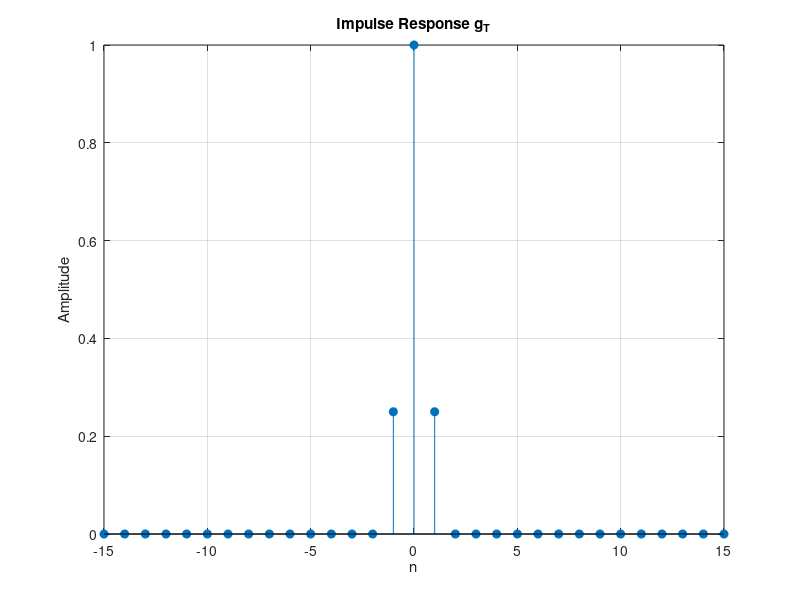
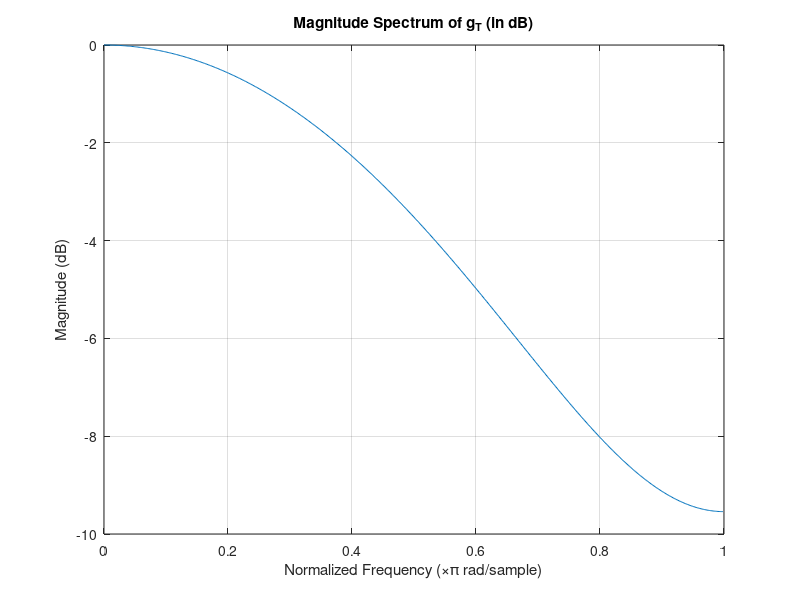
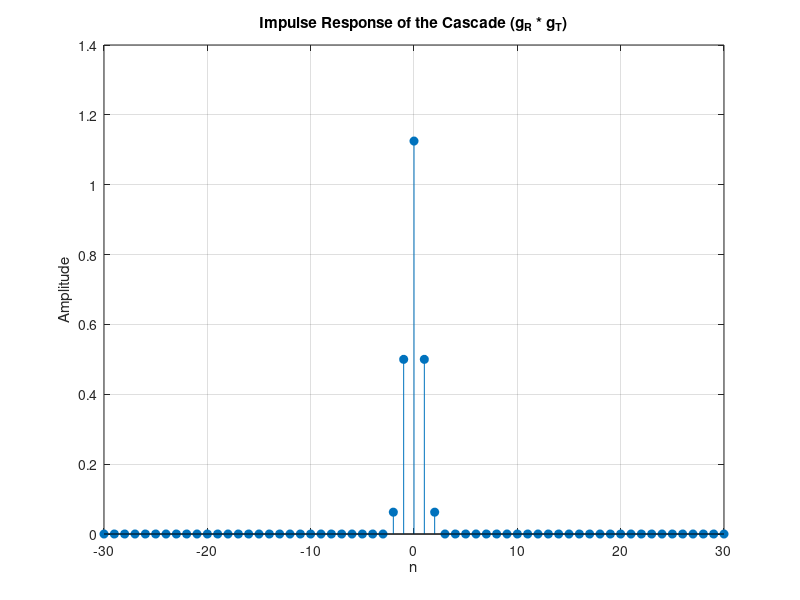

The MATLAB script that drew these images, in order:
 N = 31; % Number of samples
 T = 1; % Symbol duration
 alpha = 1/4; % Roll-off factor
 n = -(N-1)/2:(N-1)/2;
 g_T = zeros(1, length(n));
 g_T(n==0) = 1;
 g_T(n==1) = 0.25;
 g_T(n==-1) = 0.25;
 g_T = real(g_T);
 [G_T, W] = freqz(g_T, 1);
 magG_T_in_dB = 20 * log10(abs(G_T) / max(abs(G_T)));
 g_R = g_T;
 imp_resp_of_cascade = conv(g_R, g_T);
 figure;
 stem(n, g_T, 'filled');
 title('Impulse Response g_T');
 xlabel('n');
 ylabel('Amplitude');
 grid on;
 figure;
 plot(W/pi, magG_T_in_dB);
 title('Magnitude Spectrum of g_T (in dB)');
 xlabel('Normalized Frequency (\times\pi rad/sample)');
 ylabel('Magnitude (dB)');
 grid on;
 n_cascade = -(N-1):(N-1); % The correct range for the convolved output
 figure;
 stem(n_cascade, imp_resp_of_cascade, 'filled');
 title('Impulse Response of the Cascade (g_R * g_T)');
 xlabel('n');
 ylabel('Amplitude');
 grid on;